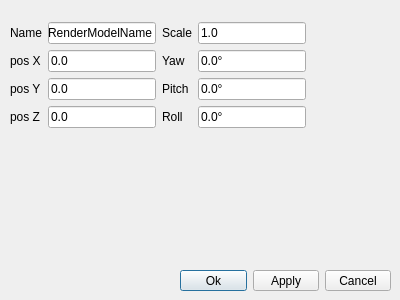
<?xml version="1.0" encoding="UTF-8"?>
<ui version="4.0">
 <class>RenderModelDetailDialog</class>
 <widget class="QDialog" name="RenderModelDetailDialog">
  <property name="windowModality">
   <enum>Qt::ApplicationModal</enum>
  </property>
  <property name="geometry">
   <rect>
    <x>0</x>
    <y>0</y>
    <width>400</width>
    <height>300</height>
   </rect>
  </property>
  <property name="windowTitle">
   <string>Details</string>
  </property>
  <widget class="QWidget" name="verticalLayoutWidget">
   <property name="geometry">
    <rect>
     <x>10</x>
     <y>10</y>
     <width>381</width>
     <height>131</height>
    </rect>
   </property>
   <layout class="QVBoxLayout" name="verticalLayout">
    <item>
     <layout class="QGridLayout" name="modelGridLayout">
      <item row="1" column="1">
       <widget class="QLineEdit" name="xLineEdit">
        <property name="text">
         <string>0.0</string>
        </property>
       </widget>
      </item>
      <item row="2" column="3">
       <widget class="QLineEdit" name="pitchLineEdit">
        <property name="text">
         <string>0.0°</string>
        </property>
       </widget>
      </item>
      <item row="2" column="1">
       <widget class="QLineEdit" name="yLineEdit">
        <property name="text">
         <string>0.0</string>
        </property>
       </widget>
      </item>
      <item row="0" column="3">
       <widget class="QLineEdit" name="scaleLineEdit">
        <property name="text">
         <string>1.0</string>
        </property>
       </widget>
      </item>
      <item row="1" column="0">
       <widget class="QLabel" name="label_2">
        <property name="text">
         <string>pos X</string>
        </property>
       </widget>
      </item>
      <item row="1" column="2">
       <widget class="QLabel" name="label_3">
        <property name="text">
         <string>Yaw</string>
        </property>
       </widget>
      </item>
      <item row="3" column="0">
       <widget class="QLabel" name="label_5">
        <property name="text">
         <string>pos Z</string>
        </property>
       </widget>
      </item>
      <item row="1" column="3">
       <widget class="QLineEdit" name="yawLineEdit">
        <property name="text">
         <string>0.0°</string>
        </property>
       </widget>
      </item>
      <item row="2" column="2">
       <widget class="QLabel" name="label_6">
        <property name="text">
         <string>Pitch</string>
        </property>
       </widget>
      </item>
      <item row="3" column="3">
       <widget class="QLineEdit" name="rollLineEdit">
        <property name="text">
         <string>0.0°</string>
        </property>
       </widget>
      </item>
      <item row="3" column="1">
       <widget class="QLineEdit" name="zLineEdit">
        <property name="text">
         <string>0.0</string>
        </property>
       </widget>
      </item>
      <item row="0" column="2">
       <widget class="QLabel" name="label_8">
        <property name="text">
         <string>Scale</string>
        </property>
       </widget>
      </item>
      <item row="2" column="0">
       <widget class="QLabel" name="label_4">
        <property name="text">
         <string>pos Y</string>
        </property>
       </widget>
      </item>
      <item row="0" column="1">
       <widget class="QLineEdit" name="nameLineEdit">
        <property name="text">
         <string>RenderModelName</string>
        </property>
       </widget>
      </item>
      <item row="3" column="2">
       <widget class="QLabel" name="label_7">
        <property name="text">
         <string>Roll</string>
        </property>
       </widget>
      </item>
      <item row="0" column="0">
       <widget class="QLabel" name="label">
        <property name="text">
         <string>Name</string>
        </property>
       </widget>
      </item>
      <item row="0" column="4">
       <spacer name="horizontalSpacer">
        <property name="orientation">
         <enum>Qt::Horizontal</enum>
        </property>
        <property name="sizeHint" stdset="0">
         <size>
          <width>40</width>
          <height>20</height>
         </size>
        </property>
       </spacer>
      </item>
     </layout>
    </item>
   </layout>
  </widget>
  <widget class="QWidget" name="horizontalLayoutWidget">
   <property name="geometry">
    <rect>
     <x>180</x>
     <y>270</y>
     <width>211</width>
     <height>21</height>
    </rect>
   </property>
   <layout class="QHBoxLayout" name="buttonHorizontalLayout">
    <item>
     <widget class="QPushButton" name="confirmButton">
      <property name="text">
       <string>Ok</string>
      </property>
     </widget>
    </item>
    <item>
     <widget class="QPushButton" name="applyButton">
      <property name="text">
       <string>Apply</string>
      </property>
     </widget>
    </item>
    <item>
     <widget class="QPushButton" name="cancelButton">
      <property name="text">
       <string>Cancel</string>
      </property>
     </widget>
    </item>
   </layout>
  </widget>
 </widget>
 <resources/>
 <connections/>
</ui>
